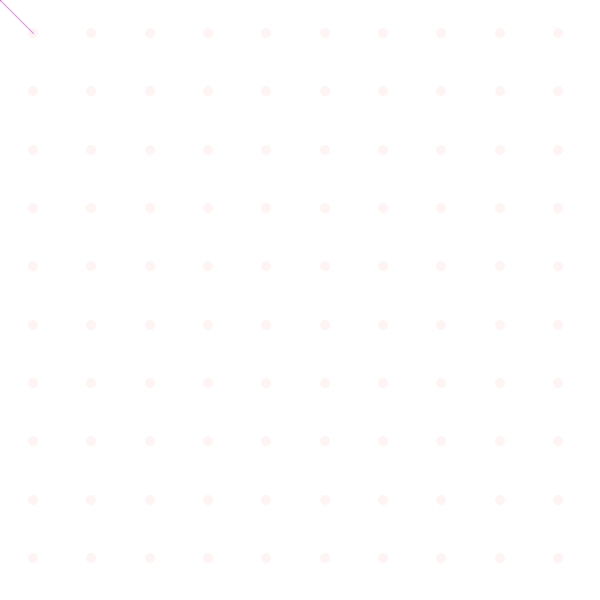
Frame 1 (no input)
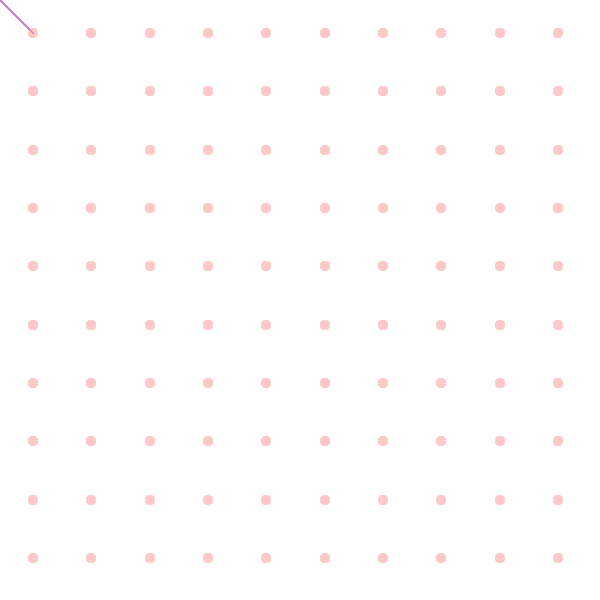
Frame 60 (the mouse pressed at the canvas centre just before this capture)
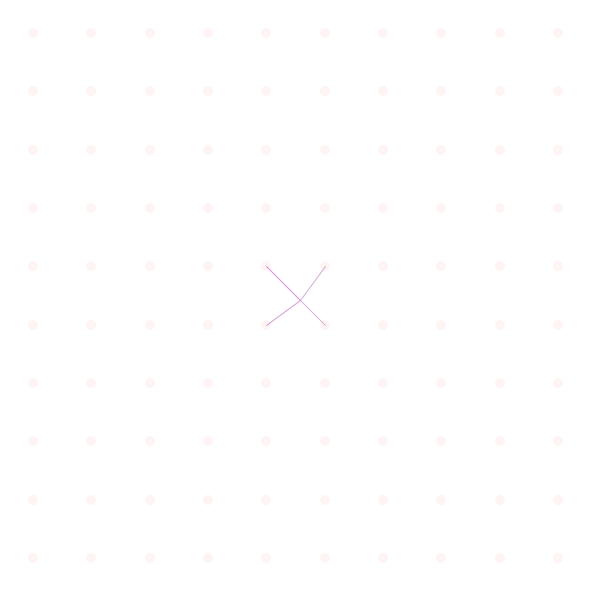
Frame 120 (the mouse held since frame 60 and released just before this capture)

The Processing sketch that drew these frames (run headless with seeded random() and noise(); from frame 60 on, the mouse is pressed at the canvas centre):

// Processing sketch: processing_140504
// ── processing_140504.pde

int n=12;
float[] x=new float[n];
float[] y=new float[n];
float rad=60;

void setup() {
  size(600, 600);
  background(255);
  for (int i=0;i<n;i++) {
    x[i]=i*(width+width*2/n)/n-width/n/2;
    y[i]=i*(height+height*2/n)/n-height/n/2;
  }
}
float a=0;
float b=0;
float colorRangemin=80;
float colorRangemax=200;
void draw() {
  if(mousePressed){
  fill(255);
  noStroke();
  rect(0,0,600,600);
  }
  if (mouseX<300) {
    a=map(mouseX, 0, 300, colorRangemax, colorRangemin);
  }
  if (mouseX>300) {
    a=map(mouseX, 300, 600, colorRangemin, colorRangemax);
  }
  if (mouseY<300) {
    b=map(mouseY, 0, 300, colorRangemax, colorRangemin);
  }
  if (mouseY>300) {
    b=map(mouseY, 300, 600, colorRangemin, colorRangemax);
  }

  for (int i=0;i<n;i++) {
    for (int j=0;j<n;j++) {
      noStroke();
      fill(a*b/30,a, b, (a+b)/8);
      ellipse(x[i], y[j], 10, 10);
      if (sqrt((mouseX-x[i])*(mouseX-x[i])+(mouseY-y[j])*(mouseY-y[j]))<rad) {
        stroke(a, random(100, 160), b, (a+b)/2);
        strokeWeight(1);
        line(mouseX, mouseY, x[i], y[j]);
      }
    }
  }
}
